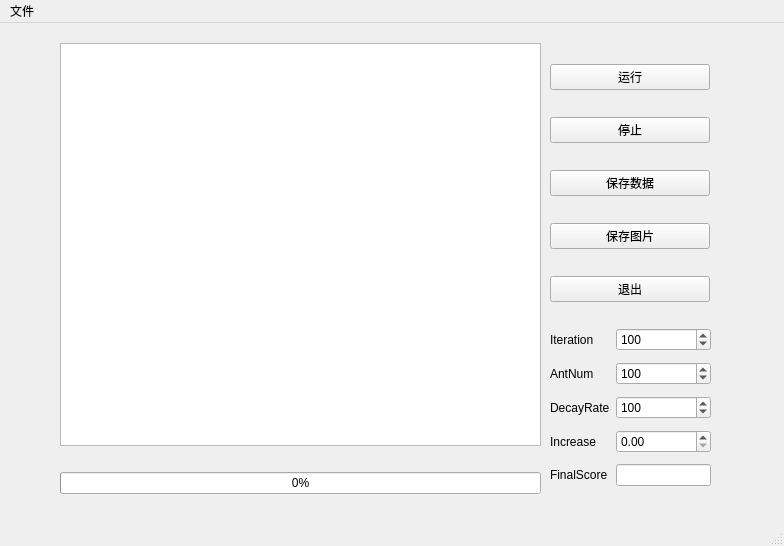
<?xml version="1.0" encoding="UTF-8"?>
<ui version="4.0">
 <class>Frame</class>
 <widget class="QMainWindow" name="Frame">
  <property name="geometry">
   <rect>
    <x>0</x>
    <y>0</y>
    <width>784</width>
    <height>546</height>
   </rect>
  </property>
  <property name="windowTitle">
   <string>ACO</string>
  </property>
  <widget class="QWidget" name="centralwidget">
   <widget class="QWidget" name="verticalLayoutWidget">
    <property name="geometry">
     <rect>
      <x>550</x>
      <y>20</y>
      <width>160</width>
      <height>281</height>
     </rect>
    </property>
    <layout class="QVBoxLayout" name="verticalLayout">
     <item>
      <widget class="QPushButton" name="RunButton">
       <property name="text">
        <string>运行</string>
       </property>
      </widget>
     </item>
     <item>
      <widget class="QPushButton" name="StopButton">
       <property name="text">
        <string>停止</string>
       </property>
      </widget>
     </item>
     <item>
      <widget class="QPushButton" name="SaveDataButton">
       <property name="text">
        <string>保存数据</string>
       </property>
      </widget>
     </item>
     <item>
      <widget class="QPushButton" name="SaveImageButton">
       <property name="text">
        <string>保存图片</string>
       </property>
      </widget>
     </item>
     <item>
      <widget class="QPushButton" name="QuitButton">
       <property name="text">
        <string>退出</string>
       </property>
       <property name="flat">
        <bool>false</bool>
       </property>
      </widget>
     </item>
    </layout>
   </widget>
   <widget class="QWidget" name="gridLayoutWidget">
    <property name="geometry">
     <rect>
      <x>550</x>
      <y>300</y>
      <width>161</width>
      <height>171</height>
     </rect>
    </property>
    <layout class="QGridLayout" name="gridLayout">
     <item row="5" column="2">
      <widget class="QSpinBox" name="DecayRateBox">
       <property name="maximum">
        <number>100000</number>
       </property>
       <property name="value">
        <number>100</number>
       </property>
      </widget>
     </item>
     <item row="2" column="0">
      <widget class="QLabel" name="AntNumLabel">
       <property name="text">
        <string>Iteration</string>
       </property>
      </widget>
     </item>
     <item row="4" column="0">
      <widget class="QLabel" name="IterationLable">
       <property name="text">
        <string>AntNum</string>
       </property>
      </widget>
     </item>
     <item row="7" column="2">
      <widget class="QLineEdit" name="FinalScoreBox"/>
     </item>
     <item row="2" column="2">
      <widget class="QSpinBox" name="AntNumBox">
       <property name="maximum">
        <number>100000</number>
       </property>
       <property name="value">
        <number>100</number>
       </property>
      </widget>
     </item>
     <item row="4" column="2">
      <widget class="QSpinBox" name="IterationBox">
       <property name="maximum">
        <number>100000</number>
       </property>
       <property name="value">
        <number>100</number>
       </property>
      </widget>
     </item>
     <item row="6" column="0">
      <widget class="QLabel" name="IncreaseLabel">
       <property name="text">
        <string>Increase</string>
       </property>
      </widget>
     </item>
     <item row="5" column="0">
      <widget class="QLabel" name="DecayRateLabel">
       <property name="text">
        <string>DecayRate</string>
       </property>
      </widget>
     </item>
     <item row="7" column="0">
      <widget class="QLabel" name="FinalScoreLabel">
       <property name="text">
        <string>FinalScore</string>
       </property>
      </widget>
     </item>
     <item row="6" column="2">
      <widget class="QDoubleSpinBox" name="doubleSpinBox">
       <property name="singleStep">
        <double>0.050000000000000</double>
       </property>
      </widget>
     </item>
    </layout>
   </widget>
   <widget class="QWidget" name="verticalLayoutWidget_2">
    <property name="geometry">
     <rect>
      <x>60</x>
      <y>20</y>
      <width>481</width>
      <height>451</height>
     </rect>
    </property>
    <layout class="QVBoxLayout" name="verticalLayout_2">
     <item>
      <widget class="QTextEdit" name="Info"/>
     </item>
     <item>
      <widget class="QLabel" name="ImgBox">
       <property name="text">
        <string/>
       </property>
       <property name="pixmap">
        <pixmap>src/results.png</pixmap>
       </property>
       <property name="scaledContents">
        <bool>true</bool>
       </property>
       <property name="wordWrap">
        <bool>false</bool>
       </property>
      </widget>
     </item>
     <item>
      <widget class="QProgressBar" name="progressBar">
       <property name="value">
        <number>0</number>
       </property>
      </widget>
     </item>
    </layout>
   </widget>
  </widget>
  <widget class="QMenuBar" name="menubar">
   <property name="geometry">
    <rect>
     <x>0</x>
     <y>0</y>
     <width>784</width>
     <height>23</height>
    </rect>
   </property>
   <widget class="QMenu" name="menu">
    <property name="title">
     <string>文件</string>
    </property>
    <addaction name="action"/>
   </widget>
   <addaction name="menu"/>
  </widget>
  <widget class="QStatusBar" name="statusbar"/>
  <action name="action">
   <property name="text">
    <string>导入配置</string>
   </property>
  </action>
 </widget>
 <resources/>
 <connections/>
</ui>
